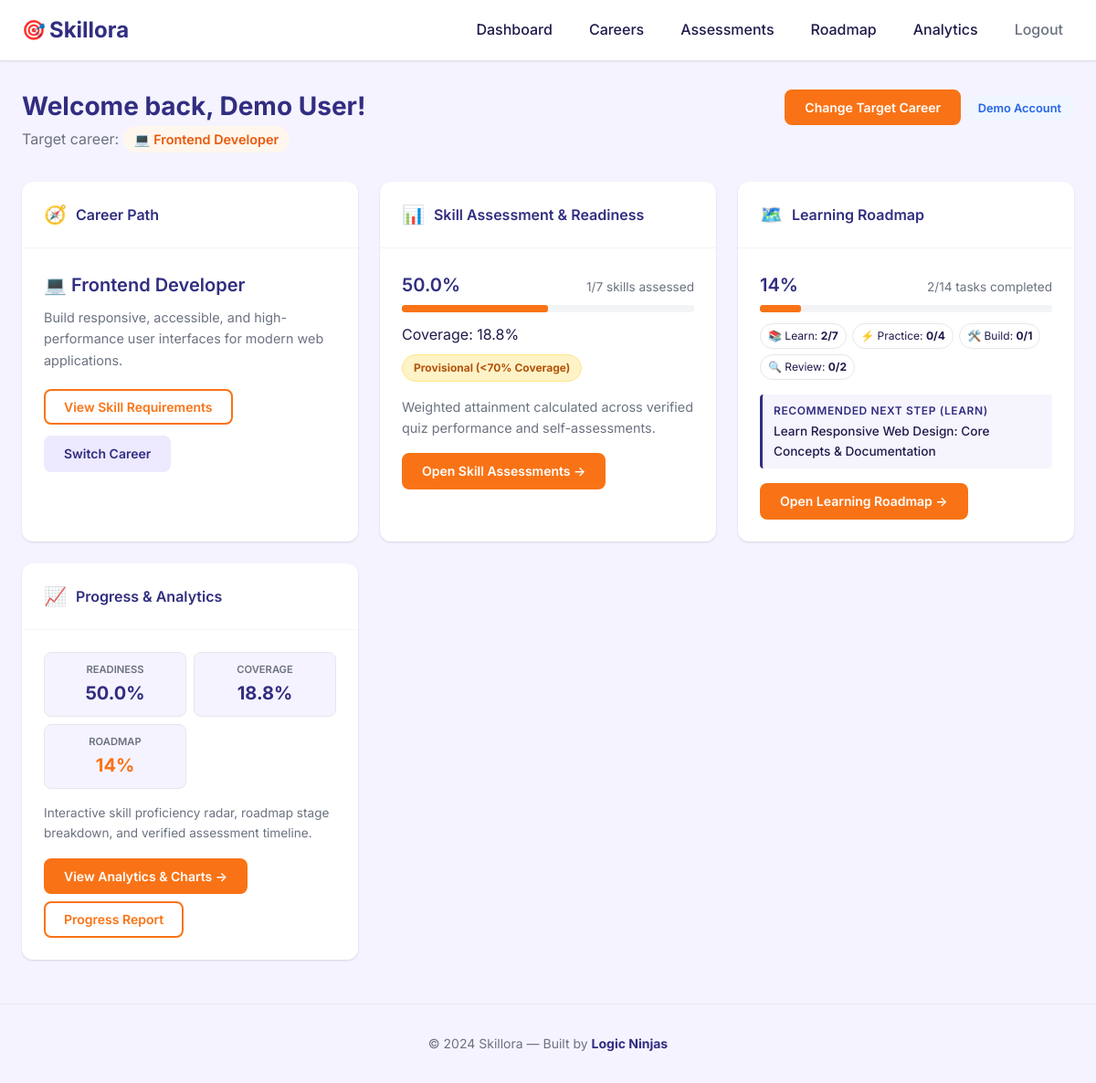
/dashboard (signed in), run on the app's committed database.
### tables this page shows
CREATE TABLE users (
    id INTEGER PRIMARY KEY AUTOINCREMENT,
    email TEXT UNIQUE NOT NULL,
    username TEXT UNIQUE NOT NULL,
    password_hash TEXT NOT NULL,
    full_name TEXT NOT NULL,
    created_at TIMESTAMP DEFAULT CURRENT_TIMESTAMP,
    updated_at TIMESTAMP DEFAULT CURRENT_TIMESTAMP,
    is_demo_account INTEGER DEFAULT 0
);

CREATE TABLE careers (
    id INTEGER PRIMARY KEY AUTOINCREMENT,
    code TEXT UNIQUE NOT NULL,
    title TEXT UNIQUE NOT NULL,
    description TEXT NOT NULL,
    icon TEXT NOT NULL,
    created_at TIMESTAMP DEFAULT CURRENT_TIMESTAMP
);

CREATE TABLE career_selections (
    id INTEGER PRIMARY KEY AUTOINCREMENT,
    user_id INTEGER NOT NULL,
    career_path TEXT NOT NULL,
    selected_at TIMESTAMP DEFAULT CURRENT_TIMESTAMP,
    is_active INTEGER DEFAULT 1, career_id INTEGER REFERENCES careers(id),
    FOREIGN KEY (user_id) REFERENCES users (id)
);

CREATE TABLE roadmap_tasks (
            id INTEGER PRIMARY KEY AUTOINCREMENT,
            roadmap_id INTEGER NOT NULL,
            skill_id INTEGER,
            stage TEXT NOT NULL CHECK (stage IN ('learn', 'practice', 'build', 'review')),
            title TEXT NOT NULL,
            description TEXT NOT NULL,
            estimated_duration TEXT NOT NULL,
            recommended_order INTEGER NOT NULL,
            resource_title TEXT,
            resource_url TEXT,
            reason TEXT,
            is_project INTEGER DEFAULT 0 CHECK (is_project IN (0, 1)),
            is_completed INTEGER DEFAULT 0 CHECK (is_completed IN (0, 1)),
            completed_at TIMESTAMP,
            created_at TIMESTAMP DEFAULT CURRENT_TIMESTAMP,
            FOREIGN KEY (roadmap_id) REFERENCES roadmaps (id) ON DELETE CASCADE,
            FOREIGN KEY (skill_id) REFERENCES skills (id) ON DELETE SET NULL
        );

### main.py (the view)
@bp.route('/dashboard')
@login_required
def dashboard():
    db = get_db()
    career = db.execute(
        '''
        SELECT cs.career_path, cs.career_id, c.id as cid, c.code, c.icon, c.description
        FROM career_selections cs
        LEFT JOIN careers c ON cs.career_id = c.id OR cs.career_path = c.title
        WHERE cs.user_id = ? AND cs.is_active = 1
        ORDER BY cs.selected_at DESC, cs.id DESC LIMIT 1
        ''',
        (g.user['id'],)
    ).fetchone()
    readiness = None
    if career and career['cid']:
        from assessment_engine import calculate_career_readiness
        reqs = db.execute(
            '''
            SELECT csr.skill_id, csr.target_level, csr.importance_weight, csr.is_core,
                   use.current_estimate
            FROM career_skill_requirements csr
            LEFT JOIN user_skill_estimates use ON (csr.skill_id = use.skill_id AND use.user_id = ?)
            WHERE csr.career_id = ?
            ''',
            (g.user['id'], career['cid'])
        ).fetchall()
        requirements_list = []
        user_estimates = {}
        for r in reqs:
            requirements_list.append({
                'skill_id': r['skill_id'],
                'target_level': r['target_level'],
                'importance_weight': r['importance_weight'],
                'is_core': r['is_core']
            })
            if r['current_estimate'] is not None and r['current_estimate'] > 0:
                user_estimates[r['skill_id']] = r['current_estimate']
        readiness = calculate_career_readiness(requirements_list, user_estimates)
    roadmap_data = None
    if career and career['cid']:
        from roadmap_service import get_user_active_roadmap
        roadmap_data = get_user_active_roadmap(db, g.user['id'])
    return render_template('dashboard.html', active_career=career, readiness=readiness, roadmap=roadmap_data)

### templates/dashboard.html (shortened to what this page needs)
{% extends "base.html" %}
{% block content %}
<div class="container dashboard-container">
    <div class="dashboard-header">
        <div>
            <h1 class="dashboard-title">Welcome back, {{ g.user['full_name'] }}!</h1>
            <p class="dashboard-subtitle">
                {% if active_career %}
                    Target career: <span class="career-badge-inline">{{ active_career['icon'] or '🎯' }} {{ active_career['career_path'] }}</span>
                {% else %}
                    Ready to start your career readiness journey?
                {% endif %}
            </p>
        </div>
        <div class="dashboard-header-actions">
            <a href="{{ url_for('main.careers') }}" class="btn btn-primary btn-sm">
                {% if active_career %}Change Target Career{% else %}Explore &amp; Select Career{% endif %}
            </a>
            {% if g.user['is_demo_account'] %}
            <span class="demo-badge">Demo Account</span>
            {% endif %}
        </div>
    </div>
    <div class="dashboard-grid">
        <div class="dashboard-card">
            <div class="card-header">
                <span class="card-icon">🧭</span>
                <h2 class="card-title">Career Path</h2>
            </div>
            <div class="card-body">
                {% if active_career %}
                    <p class="card-value">{{ active_career['icon'] or '🎯' }} {{ active_career['career_path'] }}</p>
                    <p class="card-description">{{ active_career['description'] or "You are currently pursuing this career pathway." }}</p>
                    <div style="margin-top: 1.25rem; display: flex; gap: 0.75rem; flex-wrap: wrap;">
                        {% if active_career['code'] %}
                        <a href="{{ url_for('main.career_detail', career_code=active_career['code']) }}" class="btn btn-outline btn-sm">View Skill Requirements</a>
                        {% endif %}
                        <a href="{{ url_for('main.careers') }}" class="btn btn-sm" style="background: var(--color-bg-alt); color: var(--color-primary);">Switch Career</a>
                    </div>
                {% endif %}
            </div>
        </div>
        <div class="dashboard-card">
            <div class="card-header">
                <span class="card-icon">📊</span>
                <h2 class="card-title">Skill Assessment &amp; Readiness</h2>
            </div>
            <div class="card-body">
                {% if active_career and readiness and readiness['assessed_skills_count'] > 0 %}
                    <div class="readiness-dashboard-metric">
                        <div style="display: flex; justify-content: space-between; align-items: baseline; margin-bottom: 0.35rem;">
                            <span class="card-value" style="margin-bottom: 0;">{{ readiness['readiness_score'] }}%</span>
                            <span style="font-size: 0.85rem; color: var(--color-text-muted);">
                                {{ readiness['assessed_skills_count'] }}/{{ readiness['total_skills_count'] }} skills assessed
                            </span>
                        </div>
                        <div class="mini-bar-track" style="height: 8px; margin-bottom: 0.75rem;">
                            <div class="mini-bar-fill" style="width: {{ readiness['readiness_score'] }}%;"></div>
                        </div>
                        <div style="display: flex; gap: 0.5rem; flex-wrap: wrap; align-items: center; margin-bottom: 1rem;">
                            <span class="coverage-badge">Coverage: {{ readiness['coverage_percentage'] }}%</span>
                            {% if readiness['is_provisional'] %}
                            <span class="provisional-pill" title="Readiness is provisional until assessment coverage reaches at least 70%">
                                Provisional (&lt;70% Coverage)
                            </span>
                            {% else %}
                            <span class="status-pill status-active">Definitive Assessment</span>
                            {% endif %}
                        </div>
                        <p class="card-description" style="margin-bottom: 1rem;">
                            Weighted attainment calculated across verified quiz performance and self-assessments.
                        </p>
                        <a href="{{ url_for('assessment.index') }}" class="btn btn-primary btn-sm">
                            Open Skill Assessments →
                        </a>
                    </div>
                {% endif %}
            </div>
        </div>
        <div class="dashboard-card">
            <div class="card-header">
                <span class="card-icon">🗺️</span>
                <h2 class="card-title">Learning Roadmap</h2>
            </div>
            <div class="card-body">
                {% if active_career and roadmap %}
                    <div class="roadmap-dashboard-metric">
                        <div style="display: flex; justify-content: space-between; align-items: baseline; margin-bottom: 0.35rem;">
                            <span class="card-value" style="margin-bottom: 0;">{{ roadmap['overall_progress'] }}%</span>
                            <span style="font-size: 0.85rem; color: var(--color-text-muted);">
                                {{ roadmap['completed_tasks'] }}/{{ roadmap['total_tasks'] }} tasks completed
                            </span>
                        </div>
                        <div class="mini-bar-track" style="height: 8px; margin-bottom: 0.75rem;">
                            <div class="mini-bar-fill" style="width: {{ roadmap['overall_progress'] }}%;"></div>
                        </div>
                        <div style="display: flex; gap: 0.4rem; flex-wrap: wrap; margin-bottom: 1rem;">
                            {% for s_key, s_data in roadmap['stages'].items() %}
                            <span class="badge" style="font-size: 0.75rem; background: var(--color-surface-subtle); border: 1px solid var(--color-border); padding: 0.2rem 0.5rem; border-radius: 9999px;">
                                {{ s_data['icon'] }} {{ s_data['title'] }}: <strong>{{ s_data['completed'] }}/{{ s_data['total'] }}</strong>
                            </span>
                            {% endfor %}
                        </div>
                        {% if roadmap['next_recommended_task'] %}
                        <div style="background: rgba(108, 92, 231, 0.06); border-left: 3px solid var(--color-primary); padding: 0.5rem 0.75rem; border-radius: 4px; margin-bottom: 1rem;">
                            <div style="font-size: 0.75rem; text-transform: uppercase; letter-spacing: 0.05em; color: var(--color-primary); font-weight: 600;">
                                Recommended Next Step ({{ roadmap['next_recommended_task']['stage']|title }})
                            </div>
                            <div style="font-size: 0.85rem; font-weight: 500; color: var(--color-navy); margin-top: 0.2rem;">
                                {{ roadmap['next_recommended_task']['title'] }}
                            </div>
                        </div>
                        {% endif %}
                        <a href="{{ url_for('roadmap.index') }}" class="btn btn-primary btn-sm">
                            Open Learning Roadmap →
                        </a>
                    </div>
                {% endif %}
            </div>
        </div>
        <div class="dashboard-card">
            <div class="card-header">
                <span class="card-icon">📈</span>
                <h2 class="card-title">Progress &amp; Analytics</h2>
            </div>
            <div class="card-body">
                {% if active_career %}
                    <div class="analytics-dashboard-summary">
                        <div style="display: grid; grid-template-columns: repeat(auto-fit, minmax(110px, 1fr)); gap: 0.5rem; margin-bottom: 1rem;">
                            <div style="background: var(--color-bg); border: 1px solid var(--color-border); border-radius: var(--radius-sm); padding: 0.6rem; text-align: center;">
                                <div style="font-size: 0.7rem; color: var(--color-text-muted); text-transform: uppercase; font-weight: 600;">Readiness</div>
                                <div style="font-size: 1.25rem; font-weight: 700; color: var(--color-primary);">
                                    {{ readiness['readiness_score'] if readiness else 0 }}%
                                </div>
                            </div>
                            <div style="background: var(--color-bg); border: 1px solid var(--color-border); border-radius: var(--radius-sm); padding: 0.6rem; text-align: center;">
                                <div style="font-size: 0.7rem; color: var(--color-text-muted); text-transform: uppercase; font-weight: 600;">Coverage</div>
                                <div style="font-size: 1.25rem; font-weight: 700; color: var(--color-primary);">
                                    {{ readiness['coverage_percentage'] if readiness else 0 }}%
                                </div>
                            </div>
                            <div style="background: var(--color-bg); border: 1px solid var(--color-border); border-radius: var(--radius-sm); padding: 0.6rem; text-align: center;">
                                <div style="font-size: 0.7rem; color: var(--color-text-muted); text-transform: uppercase; font-weight: 600;">Roadmap</div>
                                <div style="font-size: 1.25rem; font-weight: 700; color: var(--color-accent);">
                                    {{ roadmap['overall_progress'] if roadmap else 0 }}%
                                </div>
                            </div>
                        </div>
                        <p class="card-description" style="margin-bottom: 1rem; font-size: 0.85rem;">
                            Interactive skill proficiency radar, roadmap stage breakdown, and verified assessment timeline.
                        </p>
                        <div style="display: flex; gap: 0.5rem; flex-wrap: wrap;">
                            <a href="{{ url_for('analytics.index') }}" class="btn btn-primary btn-sm">
                                View Analytics &amp; Charts &rarr;
                            </a>
                            <a href="{{ url_for('analytics.report') }}" class="btn btn-outline btn-sm">
                                Progress Report
                            </a>
                        </div>
                    </div>
                {% endif %}
            </div>
        </div>
    </div>
</div>
{% endblock %}

### data on the page
users: user.full_name "Demo User"
careers: icon "💻", description "Build responsive, accessible, and high-performance user interfaces for modern web applications."
career_selections: career_path "Frontend Developer"
roadmap_tasks: icon "🛠️", title "Build", completed "0", total "1"
roadmap_tasks: next_recommended_task.stage "LEARN", next_recommended_task "Learn Responsive Web Design: Core Concepts & Documentation"

### other printed values
{{ readiness['readiness_score'] }} "50.0"
{{ readiness['assessed_skills_count'] }} "1"
{{ readiness['total_skills_count'] }} "7"
{{ readiness['coverage_percentage'] }} "18.8"
{{ roadmap['overall_progress'] }} "14"
{{ roadmap['completed_tasks'] }} "2"
{{ roadmap['total_tasks'] }} "14"
{{ s_data['icon'] }} "📚" "⚡" "🔍"
{{ s_data['title'] }} "Learn" "Practice" "Review"
{{ s_data['completed'] }} "2" "0" "0"
{{ s_data['total'] }} "7" "4" "2"
{{ readiness['readiness_score'] if readiness else 0 }} "50.0"
{{ readiness['coverage_percentage'] if readiness else 0 }} "18.8"
{{ roadmap['overall_progress'] if roadmap else 0 }} "14"
